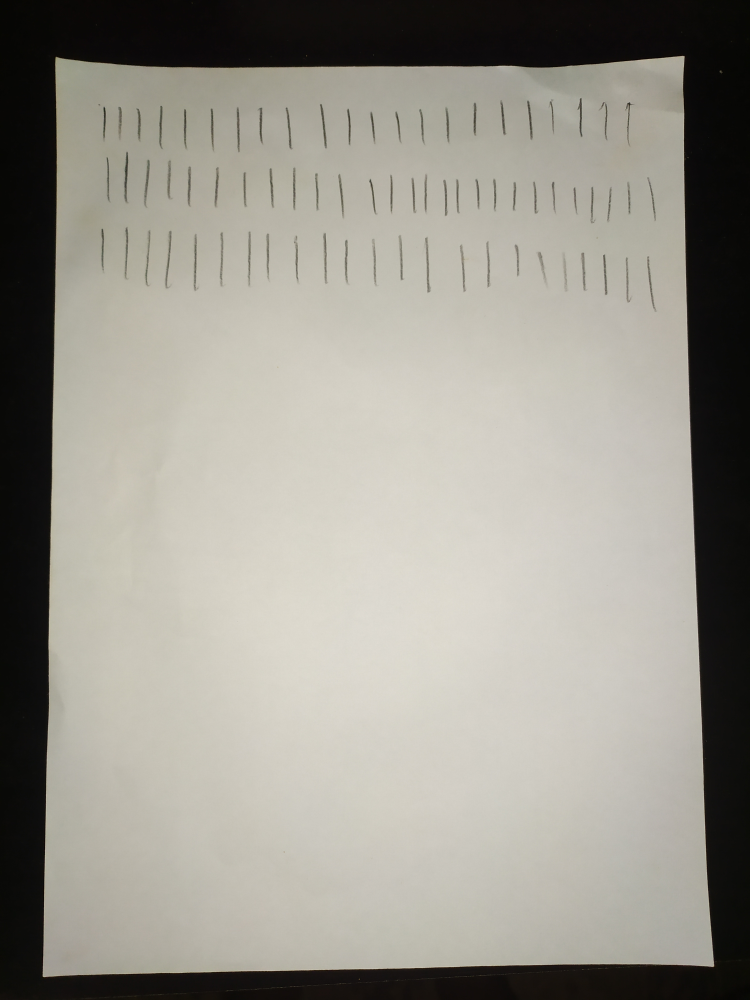
#> input picture api/images/heytor_1.jpg, 3000 x 4000 px, found by its file name (shown at 1/4 size)
$ python scanner_test.py
#> lines starting #> are read from the running program, lines starting #| are printed output that depends on the picture; after the words box and inside, x2 and y2 are one past the last pixel; in counts of white or black regions, pixels touching at a corner belong together
### api/detection/old_scanner/scanner.py
import numpy as np
import cv2

def order_points(pts):
	rect = np.zeros((4, 2), dtype = "float32")

	s = pts.sum(axis = 1)
	rect[0] = pts[np.argmin(s)]
	rect[2] = pts[np.argmax(s)]

	diff = np.diff(pts, axis = 1)
	rect[1] = pts[np.argmin(diff)]
	rect[3] = pts[np.argmax(diff)]
	return rect

def four_point_transform(image, pts):
	rect = order_points(pts)
	(tl, tr, br, bl) = rect

	widthA = np.sqrt(((br[0] - bl[0]) ** 2) + ((br[1] - bl[1]) ** 2))
	widthB = np.sqrt(((tr[0] - tl[0]) ** 2) + ((tr[1] - tl[1]) ** 2))
	maxWidth = max(int(widthA), int(widthB))

	heightA = np.sqrt(((tr[0] - br[0]) ** 2) + ((tr[1] - br[1]) ** 2))
	heightB = np.sqrt(((tl[0] - bl[0]) ** 2) + ((tl[1] - bl[1]) ** 2))
	maxHeight = max(int(heightA), int(heightB))

	dst = np.array([
		[0, 0],
		[maxWidth - 1, 0],
		[maxWidth - 1, maxHeight - 1],
		[0, maxHeight - 1]], dtype = "float32")

	M = cv2.getPerspectiveTransform(rect, dst)
	warped = cv2.warpPerspective(image, M, (maxWidth, maxHeight))

	return warped

### api/detection/old_scanner/scanner_test.py
from .scanner import four_point_transform
from skimage.filters import threshold_local
import numpy as np
import cv2
import imutils

image = cv2.imread('images/heytor_1.jpg')
#> image is the input picture: shape (4000, 3000, 3); mean B, G, R 140.9, 149.9, 152.8
ratio = image.shape[0] / 500.0
#> ratio = 8
orig = image.copy()
image = imutils.resize(image, height = 500)
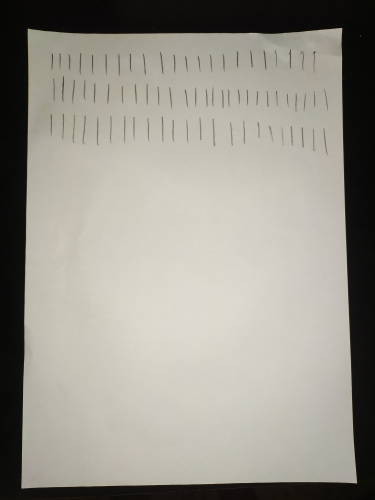
#> image: shape (500, 375, 3); mean B, G, R 140.9, 149.9, 152.8

print("STEP 1: Edge Detection")
gray = cv2.cvtColor(image, cv2.COLOR_BGR2GRAY)
gray = cv2.GaussianBlur(gray, (5, 5), 0)
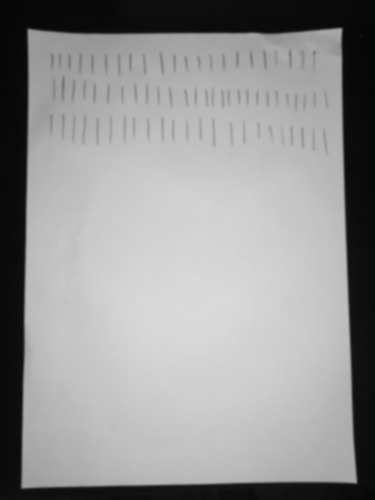
#> gray: shape (500, 375); min 6, max 218, mean 149.8
edged = cv2.Canny(gray, 75, 200)
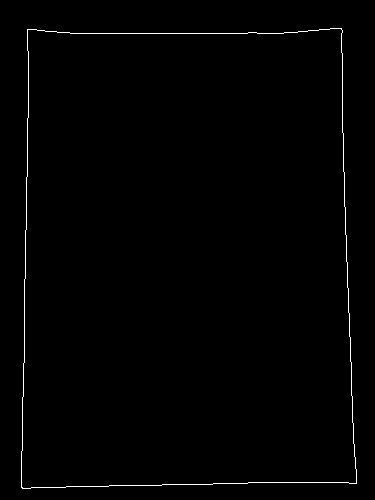
#> edged: shape (500, 375); 0.83% white in thin lines or dots, all inside (x1, y1, x2, y2) = (21, 28, 357, 489)

print("STEP 2: Find contours of paper")
cnts = cv2.findContours(edged.copy(), cv2.RETR_LIST, cv2.CHAIN_APPROX_SIMPLE)
#> cnts = 2 contours; box (x1, y1, x2, y2) and area: (21, 28, 357, 489) 145590, (21, 28, 357, 489) 145587
cnts = imutils.grab_contours(cnts)
cnts = sorted(cnts, key = cv2.contourArea, reverse = True)[:5]
for c in cnts:
	peri = cv2.arcLength(c, True)
	approx = cv2.approxPolyDP(c, 0.02 * peri, True)

	if len(approx) == 4:
		screenCnt = approx
		break
#> this loop made 1 pass
#> (peri, screenCnt) on pass 1: (1580.2, [[341, 28], [27, 29], [22, 488], [356, 483]])

print("STEP 3: Apply perspective transform")
warped = four_point_transform(orig, screenCnt.reshape(4, 2) * ratio)
#> in order_points, `s = pts.sum(axis = 1)`: s = [2952, 448, 4080, 6712]
#> in order_points, `diff = np.diff(pts, axis = 1)`: diff = [-2504, 16, 3728, 1016]
#> in four_point_transform, `rect = order_points(pts)`: rect = [[216, 232], [2728, 224], [2848, 3864], [176, 3904]]
#> in four_point_transform, `(tl, tr, br, bl) = rect`: tl = [216, 232]; tr = [2728, 224]; br = [2848, 3864]; bl = [176, 3904]
#> in four_point_transform, `widthA = np.sqrt(((br[0] - bl[0]) ** 2) + ((br[1] - bl[1]) ** 2))`: widthA = 2672.3
#> in four_point_transform, `widthB = np.sqrt(((tr[0] - tl[0]) ** 2) + ((tr[1] - tl[1]) ** 2))`: widthB = 2512
#> in four_point_transform, `maxWidth = max(int(widthA), int(widthB))`: maxWidth = 2672
#> in four_point_transform, `heightA = np.sqrt(((tr[0] - br[0]) ** 2) + ((tr[1] - br[1]) ** 2))`: heightA = 3642
#> in four_point_transform, `heightB = np.sqrt(((tl[0] - bl[0]) ** 2) + ((tl[1] - bl[1]) ** 2))`: heightB = 3672.2
#> in four_point_transform, `maxHeight = max(int(heightA), int(heightB))`: maxHeight = 3672
#> in four_point_transform, `dst = np.array([ [0, 0], [maxWidth - 1, 0], [maxWidth - 1, maxHeight -..`: dst = [[0, 0], [2671, 0], [2671, 3671], [0, 3671]]
#> in four_point_transform, `M = cv2.getPerspectiveTransform(rect, dst)`: M = [[1.06, 0.0115, -231.3], [0.0034, 1.07, -248.4], [-3.17e-06, 1.75e-05, 1]]
#> in four_point_transform, `warped = cv2.warpPerspective(image, M, (maxWidth, maxHeight))`:
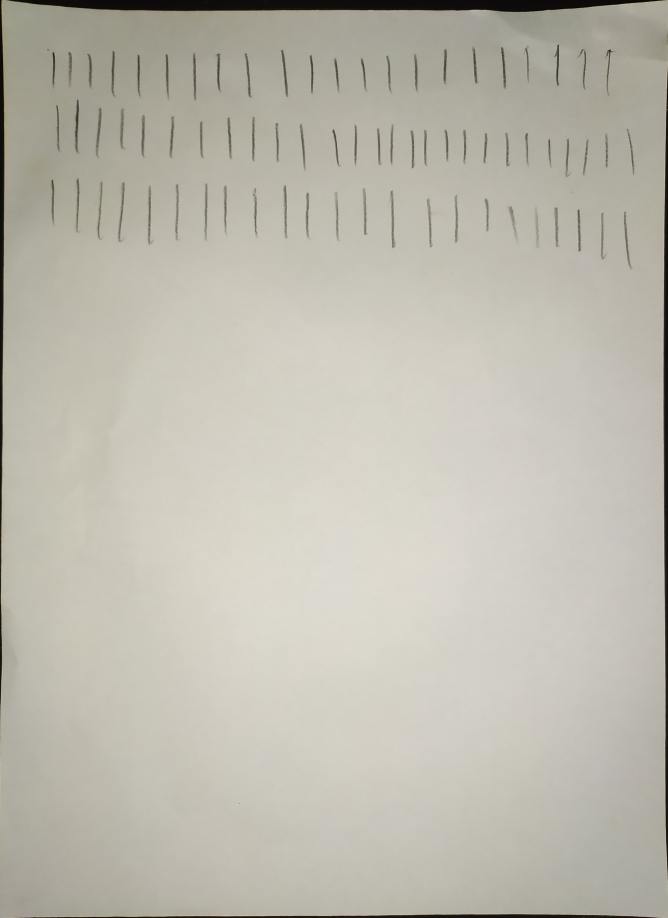
#> warped: shape (3672, 2672, 3) (shown at 1/4 size); mean B, G, R 175.1, 186.1, 189.4
warped = cv2.cvtColor(warped, cv2.COLOR_BGR2GRAY)
#> warped: shape (3672, 2672)
# T = threshold_local(warped, 11, offset = 10, method = "gaussian")
# warped = (warped > T).astype("uint8") * 255
cv2.imwrite('images/tmp/scanner_output.jpg', warped)

# cv2.imshow("Original", imutils.resize(orig, height = 650))
# cv2.imshow("Scanned", imutils.resize(warped, height = 650))
# cv2.waitKey(0)
